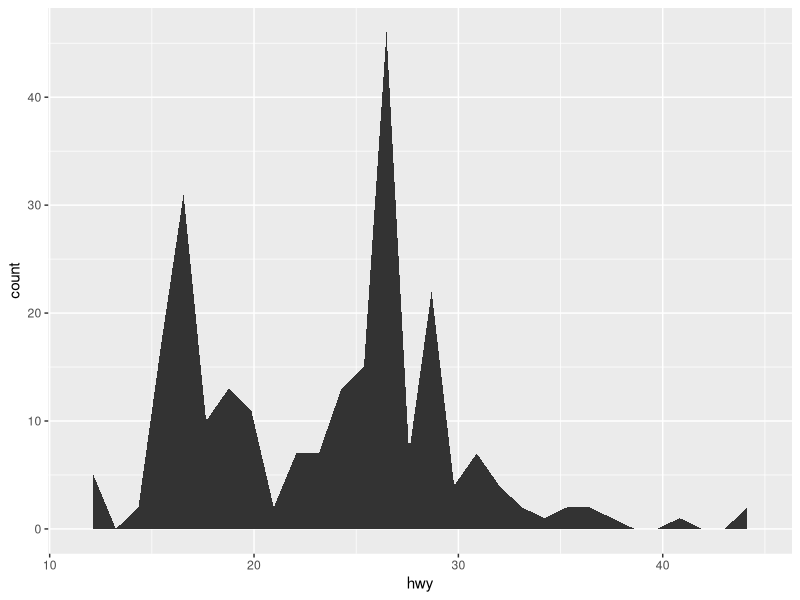
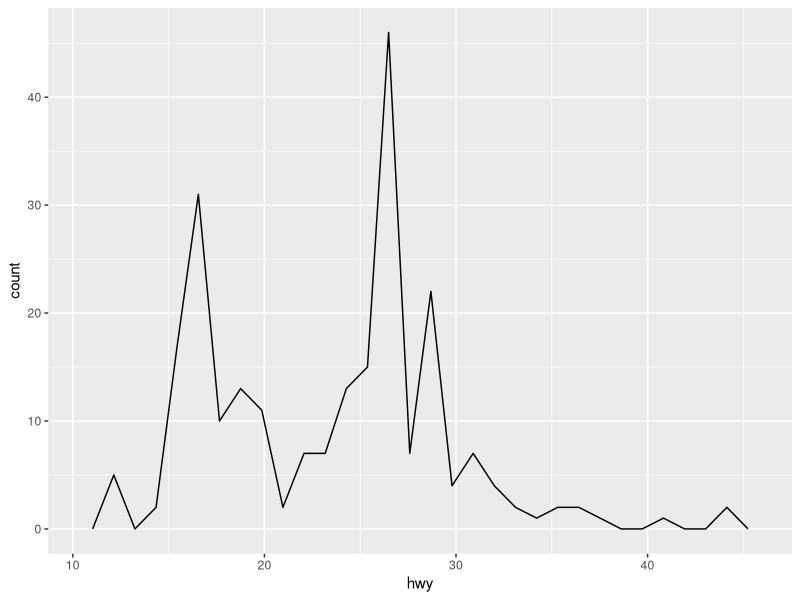
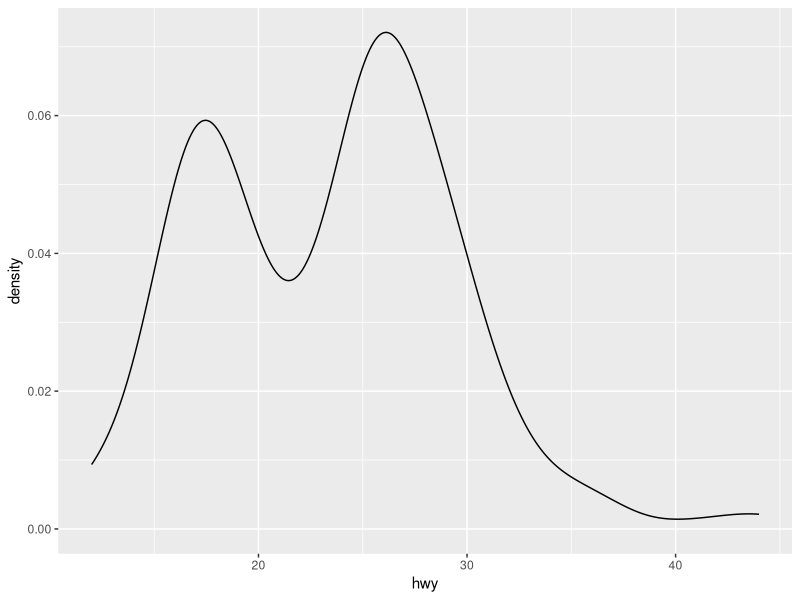
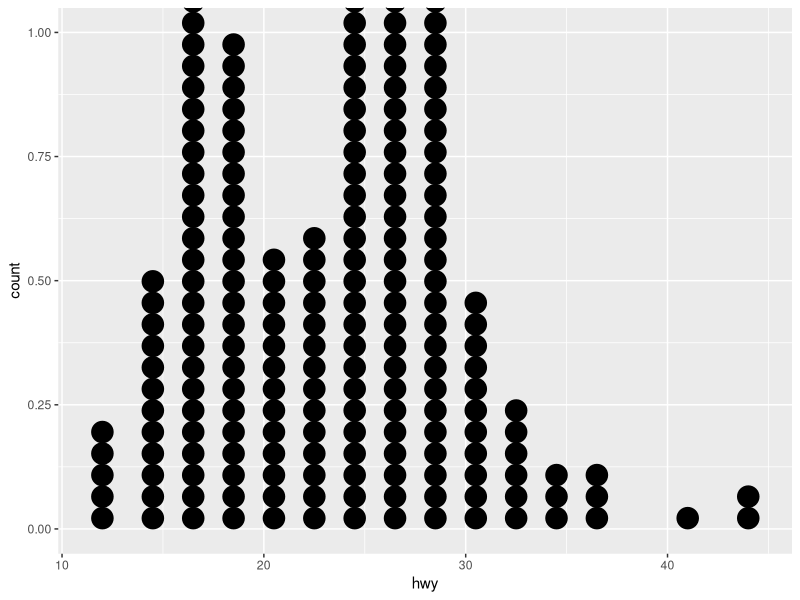
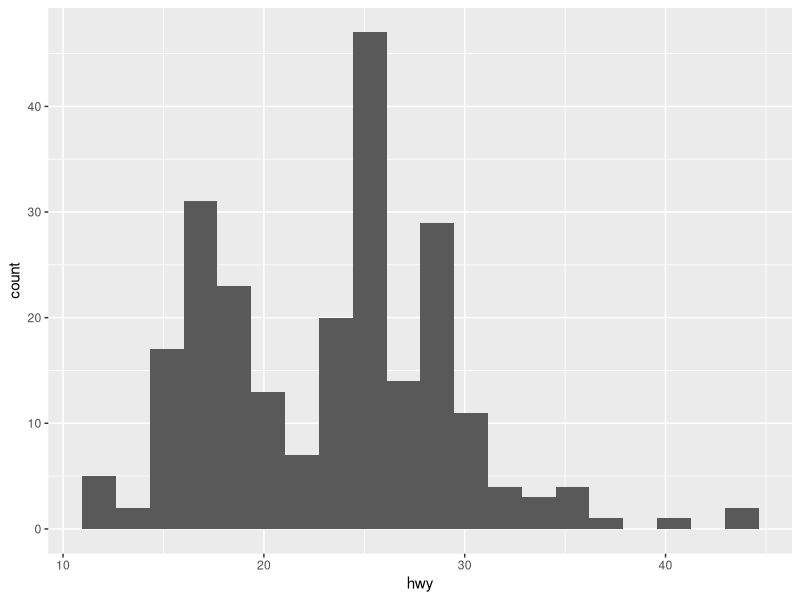
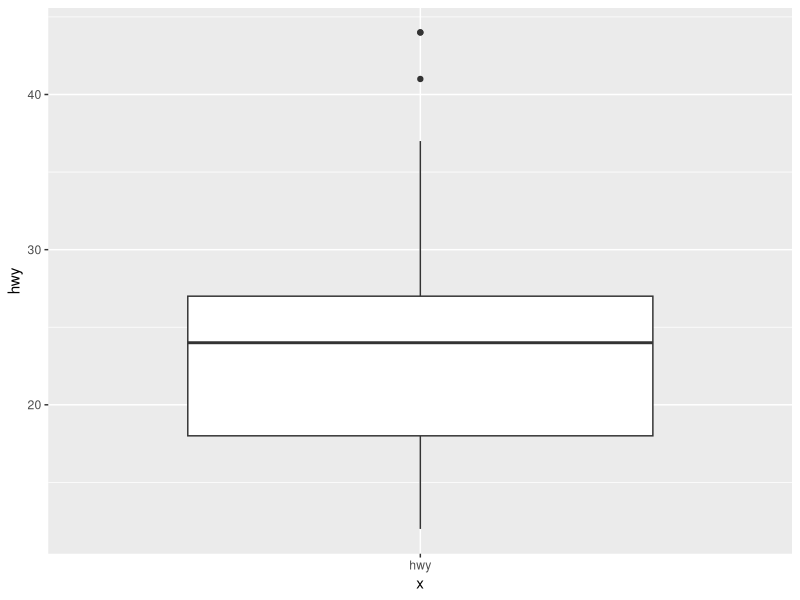

Write R code to recreate these figures, in order. (Note: this script raises an error after producing the figures.)
library(tidyverse)

glimpse(mpg)

# ------------ One Variable ------------
# continuous
a <- ggplot(mpg, aes(hwy)) # put your choice of variable inside aes
a + geom_area(stat = "bin")
a + geom_freqpoly()
a + geom_density(kernel = "gaussian") # common
a + geom_dotplot()
a + geom_histogram(bins = 20) # common
ggplot(mpg, aes(x="hwy", y=hwy)) + geom_boxplot() # common

# discrete
a <- ggplot(df.mpg, aes(model)) # put your choice of variable inside aes
a + geom_bar() # common

# ------------ Two Variables ------------
# continuous vs. continuous
f <- ggplot(mpg, aes(cty, hwy))
f + geom_jitter() # common
f + geom_point() # common
f + geom_smooth(model = lm) # common
f + geom_text(aes(label = cty))

# discrete x vs. continuous y
g <- ggplot(mpg, aes(class, hwy))
g + geom_bar(stat = "identity") # common
g + geom_boxplot() # common
g + geom_dotplot(binaxis = "y", stackdir = "center")
g + geom_violin(scale = "area")

# discrete x vs. discrete y
h <- ggplot(diamonds, aes(cut, color))
h + geom_jitter()

# continous function
x <- c(-10:10)
y <- x^2
df <- data_frame(x, y)
j <- ggplot(df, aes(x, y))
j + geom_area()
j + geom_line() # common
j + geom_step(direction = "hv")

# continous bivariate distribution
x <- rnorm(10000)
y <- runif(10000, min = -1, max = 1)
df <- data_frame(x, y)
i <- ggplot(df, aes(x, y))
i + geom_bin2d()
i + geom_density2d()
i + geom_hex()

# ------------ Maps ------------
df <- data_frame(murder = USArrests$Murder,
                 state = tolower(rownames(USArrests)))
map <- map_data("state")
l <- ggplot(df, aes(fill = murder))
l + geom_map(aes(map_id = state), map = map) +
  expand_limits(x = map$long, y = map$lat)